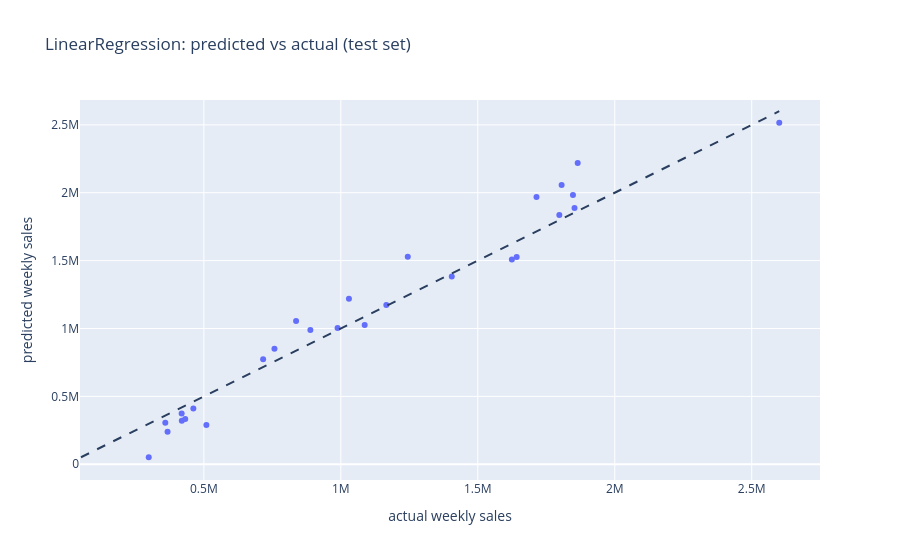

Write notebook code for a chart like this one.
### Markdown cell above
Predicted against actual sales on the 27 test weeks, for the baseline linear regression. The closer a point is to the dashed line, the better the prediction. 41% of the predictions are within 10% of the actual value. The largest error is about 354,000 USD.

### Code cell
pred_lr = linreg.predict(X_test)
fig = px.scatter(x=y_test, y=pred_lr, labels={'x': 'actual weekly sales', 'y': 'predicted weekly sales'},
                 title='LinearRegression: predicted vs actual (test set)')
lim = [min(y_test.min(), pred_lr.min()), max(y_test.max(), pred_lr.max())]
fig.add_shape(type='line', x0=lim[0], y0=lim[0], x1=lim[1], y1=lim[1], line=dict(dash='dash'))
fig.show()
rel_err = (abs(pred_lr - y_test) / y_test)
print(f"Within 10% of the actual value: {(rel_err <= 0.10).mean():.0%} of the 27 weeks | largest error: {abs(pred_lr - y_test).max():,.0f} USD")

### Figure 1 — Plotly figure (JSON) as saved in the notebook; plotly's stock layout.template omitted (floating-point values rounded to 4 significant figures)
{"data": [{"hovertemplate": "actual weekly sales=%{x}<br>predicted weekly sales=%{y}<extra></extra>", "legendgroup": "", "marker": {"color": "#636efa", "symbol": "circle"}, "mode": "markers", "name": "", "orientation": "v", "showlegend": false, "type": "scatter", "x": [418900.0, 461600.0, 1087000.0, 836700.0, 359200.0, 1853000.0, 1624000.0, 988200.0, 1166000.0, 757700.0, 1798000.0, 2601000.0, 1405000.0, 716400.0, 1030000.0, 509300.0, 1865000.0, 419500.0, 1244000.0, 1714000.0, 888800.0, 432000.0, 367400.0, 1847000.0, 1806000.0, 1642000.0, 298700.0], "xaxis": "x", "y": [373700.0, 410800.0, 1026000.0, 1054000.0, 305400.0, 1887000.0, 1508000.0, 1004000.0, 1174000.0, 850200.0, 1836000.0, 2515000.0, 1382000.0, 773700.0, 1219000.0, 289000.0, 2218000.0, 320200.0, 1528000.0, 1969000.0, 988000.0, 332500.0, 239100.0, 1984000.0, 2058000.0, 1526000.0, 51490.0], "yaxis": "y"}], "layout": {"legend": {"tracegroupgap": 0}, "shapes": [{"line": {"dash": "dash"}, "type": "line", "x0": 51490.0, "x1": 2601000.0, "y0": 51490.0, "y1": 2601000.0}], "title": {"text": "LinearRegression: predicted vs actual (test set)"}, "xaxis": {"anchor": "y", "domain": [0.0, 1.0], "title": {"text": "actual weekly sales"}}, "yaxis": {"anchor": "x", "domain": [0.0, 1.0], "title": {"text": "predicted weekly sales"}}}}
